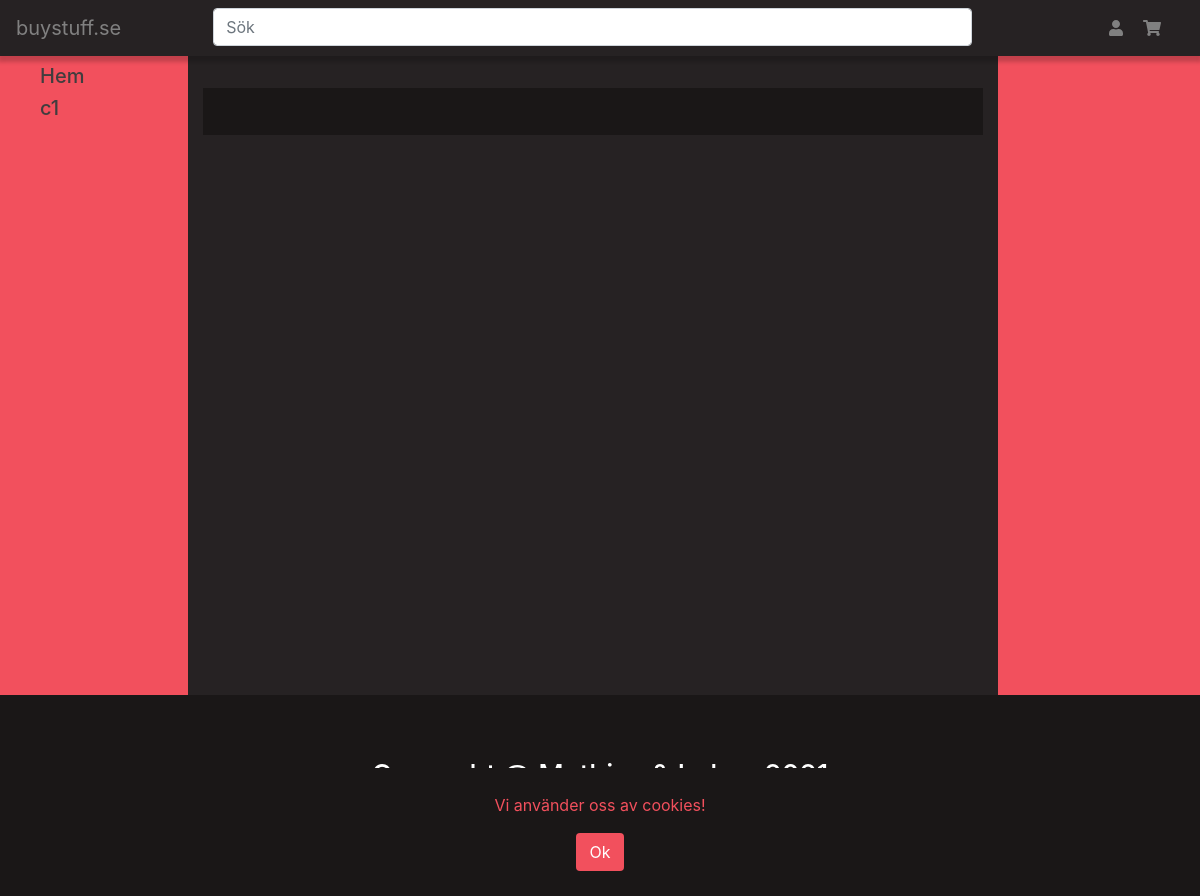
Before: /checkout with the older database file.
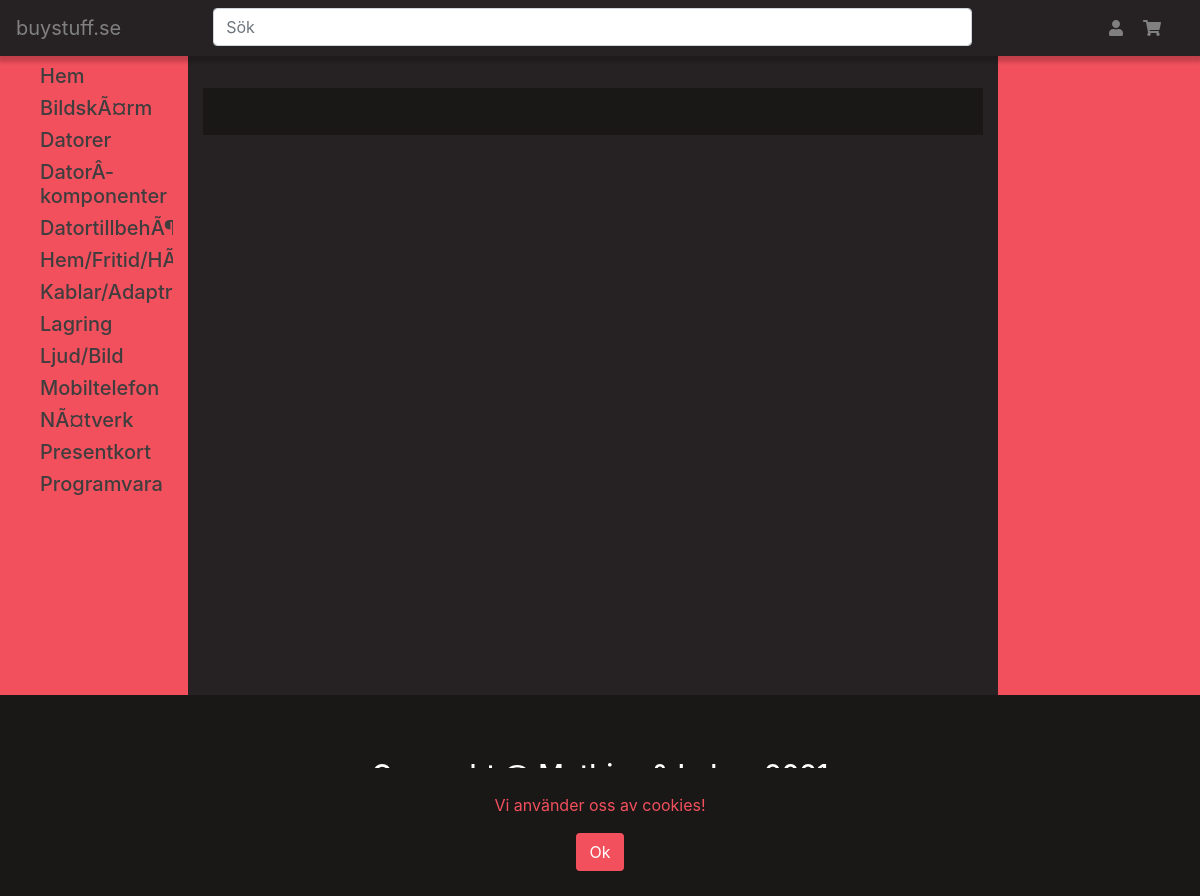
After: the same page with the newer database file.
### my_server/models.py (models this page shows, shortened)
class Category(db.Model):
    id = db.Column(db.Integer, primary_key=True)
    name = db.Column(db.String(120), unique=True, nullable=False)
    description = db.Column(db.Text, nullable=False)
    super_category = db.Column(db.Integer, db.ForeignKey('category.id'), nullable=False, default=0)

### my_server/shop/routes.py (the view)
@shop.route('/checkout')
def checkout():
    return rt('checkout.html', logged_id=is_logged_in(),user=get_current_user(),categories = Category.query.all())

### my_server/shop/utils.py (called while the page is built)
def is_logged_in():
    if 'logged_in' in session:
        return True
    return False

def get_current_user():
    if is_logged_in():
        username = session['username']
        user = User.query.filter_by(username=username).first()
        return user
    return None

### my_server/templates/checkout.html (shortened to what this page needs)
{% extends 'base.html' %}
{%block content%}
    <div class="container color-darkernight shopping-cart-page mt-mb-checkout" id="shopping-cart-page">
    </div>
{%endblock%}

### my_server/templates/base.html (shortened to what this page needs)
<!DOCTYPE html>
<html lang="sv">
<head>
    <link rel="stylesheet" href="..{{ url_for('static', filename='style.css') }}">
    <link rel="stylesheet" href="https://maxcdn.bootstrapcdn.com/bootstrap/4.5.2/css/bootstrap.min.css">
    <link href="http://maxcdn.bootstrapcdn.com/font-awesome/4.1.0/css/font-awesome.min.css" rel="stylesheet">
</head>
<body class="d-flex flex-column min-vh-100 bg-secondary">
<nav id="navbar" class="navbar navbar-expand-sm color-darknight shadow-bottom sticky-top">
    <div class="collapse navbar-collapse" id="navbarTogglerDemo01">
        <div class="row flex-grow-1 mr-0px">
            <div class="col-sm-2">
                <ul class="navbar-nav">
                    <li class="nav-item">
                        <a class="navbar-brand nav-color" href="{{url_for('main.start')}}">buystuff.se</a>
                    </li>
                </ul>
            </div>
            <div class="col-sm-8">
                    <ul class="navbar-nav justify-content-center">
                        <li class="nav-item dropdown w-100">
                            <input class="form-control search-input" type="search"  onkeyup="searchFunction(this.value)" placeholder="Sök" data-toggle="dropdown">
                        </li>
                    </ul>
            </div>
            <div class="col-sm-2">
                <ul class="navbar-nav float-r">
                    <li class="nav-item dropdown pc">
                        <a class="nav-link nav-color" data-toggle="dropdown"><i class="fas fa-user mr-1"></i></a>
                    </li>
                    <li class="nav-item dropdown pc">
                        <a onclick="shoppingCart()" class="nav-link nav-color" data-toggle="dropdown"><i class="fas fa-shopping-cart"></i></a>
                    </li>
                </ul>
            </div>
        </div>
    </div>
</nav>
<div class="row flex-grow-1 mr-0px">
    <div class="col-sm-2 color-cherry-bg">
        <ul class="mt-1vh">
            <a class="text-deco" href="{{ url_for('main.start')}}">
                <li class="text-overflow">
                        <h5 class="color-darkernight-text">
                            Hem
                        </h5>
                </li>
            </a>
            {% for category in categories%}
                {% if category.id != 0 %}
                <a class="text-deco" href="{{ url_for('shop.products',category=category.id)}}">
                    <li class="text-overflow">
                            <h5 class="color-darkernight-text">
                                {{category.name}}
                            </h5>
                    </li>
                </a>
                {% endif %}
            {% endfor %}
        </ul>
    </div>
    <div class="col-sm-8 color-darknight ta-c">
        {%block content%}{% endblock%}
    </div>
    <div class="col-sm-2 color-cherry-bg">
    </div>
</div>
<div id="accept-cookie" class="container-fluid cookie-confirmation text-center color-darkernight">
    <div class="center">
        <p class="color-cherry">Vi använder oss av cookies!</p>
        <button class="btn btn-cherry" onclick="acceptedCookies()">Ok</button>
    </div>
</div>
<div class="footer-bottom mt-auto color-darkernight jumbotron jumbotron-fluid text-center">
    <h3 class="text-white">Copyrght @ Mathias & Lukas 2021</h3>
    <a href="{{ url_for('users.newsletter_registration') }}">
        <h5 class="text-white">Gå med i nyhetsbrevet</h5>
    </a>
</div>
</body>
</html>

Changed rows visible on the page:
changed Category: name "c1" → "BildskÃ¤rm"
added Category: name "Datorer"
added Category: name "DatorÂ­komponenter"
added Category: name "Datortillbeh…"
added Category: name "Hem/Fritid/…"
added Category: name "Kablar/Adap…"
added Category: name "Lagring"
added Category: name "Ljud/Bild"
added Category: name "Mobiltelefon"
added Category: name "NÃ¤tverk"
added Category: name "Presentkort"
added Category: name "Programvara"
